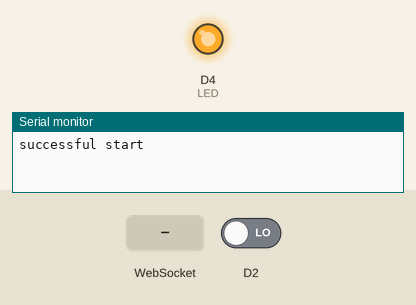
A sketch run on a simulated ESP8266 (NodeMCU). On the bench: output pins drawn as LEDs (lit = HIGH), the last lines printed to the serial monitor. Dashed ring = blinking. The inputs (shaded band) are chosen by the test bench; at power-on: D2 LOW. Storage starts empty; no radio packets arrive unless stated; pins used as bus, display or sensor lines are not drawn.

Above: at 0.1 s.
At 2.3 s:
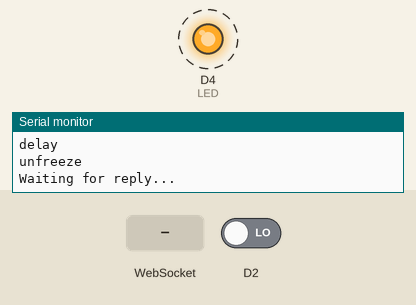
2.4 s: WebSocket text "1" received
6.9 s: WebSocket text "1s" received
Timing chart, 0 to 16.4 s (numbered marks = the images above; inputs shaded):
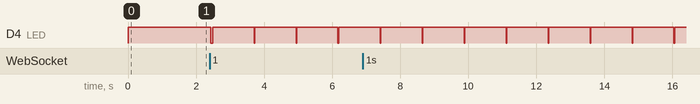

The sketch:

transmitter.ino
```cpp
#include <Arduino.h>
#include <ESP8266WiFi.h>
#include <ESPAsyncTCP.h>
#include <ESPAsyncWebServer.h>
#include "LittleFS.h"
#include <Arduino_JSON.h>
#include <Servo.h>  // Add the Servo library

#include <SPI.h>
#include <RH_RF95.h>

#define RFM95_CS 15
#define RFM95_RST 16
#define RFM95_INT 5

#define RF95_FREQ 915.0

#define LED 2

const char *ap_ssid = "Duh i kod";
const char *ap_password = "spiritcode";

// Replace with your network credentials
const char *ssid = "CC-Ext";
const char *password = "CCRasPiNetwork";

RH_RF95 rf95(RFM95_CS, RFM95_INT);


// Create AsyncWebServer object on port 80
AsyncWebServer server(80);
// Create a WebSocket object

AsyncWebSocket ws("/ws");

const char index_html[] PROGMEM = R"rawliteral(
<!DOCTYPE HTML>
<html>
<head>
    <title>ESP Car</title>
    <meta name="viewport" content="width=device-width, initial-scale=1">
    <link rel="icon" type="image/png" href="favicon.png">
    <link rel="stylesheet" type="text/css" href="style.css">
</head>
<body>
    <div class="topnav">
        <h1>ESP Car</h1>
    </div>
    <div class="content">
        <div class="card-grid">
            <div class="card">
                <p class="card-title">Steering</p>
                <p class="switch">
                    <input type="button" onclick="resetSliderPWM(this)" value="RESET">
                </p>
            </div>
            <div class="card">
                <p class="card-title">Steering</p>
                <p class="switch">
                    <input type="range" id="slider1" min="0" max="180" step="1" value="90" class="slider">
                </p>
                <p class="state">Angle: <span id="sliderValue1"></span></p>
            </div>
            <div class="card">
                <p class="card-title">Speed</p>
                <p class="switch">
                    <input type="range" id="slider2" min="50" max="115" step="1" value="90" class="slider">
                </p>
                <p class="state">Speed: <span id="sliderValue2"></span></p>
            </div>
        </div>
    </div>
    <script>
var gateway = `ws://${window.location.hostname}/ws`;
var websocket;
var lastSteeringValueSent = 90;
var lastPowerValueSent = 90;
var sendingThreshold = 10;
window.addEventListener('load', onload);
function onload(event) {
    initWebSocket();
}
function getValues(){
    websocket.send("getValues");
}
function initWebSocket() {
    console.log('Trying to open a WebSocket connection…');
    websocket = new WebSocket(gateway);
    websocket.onopen = onOpen;
    websocket.onclose = onClose;
    websocket.onmessage = onMessage;
}
function onOpen(event) {
    console.log('Connection opened');
    getValues();
}
function onClose(event) {
    console.log('Connection closed');
    setTimeout(initWebSocket, 2000);
}
function updateSliderPWM(element) {
    var sliderNumber = element.id.charAt(element.id.length-1);
    var sliderValue = document.getElementById(element.id).value;
    document.getElementById("sliderValue"+sliderNumber).innerHTML = sliderValue;

    if (sliderNumber == "1") {
      if (Math.abs(sliderValue - lastSteeringValueSent) >= sendingThreshold) {
        lastSteeringValueSent = sliderValue;
        websocket.send(sliderNumber+"s"+sliderValue.toString());
      }
    } else {
      if (Math.abs(sliderValue - lastPowerValueSent) >= sendingThreshold) {
        lastPowerValueSent = sliderValue;
        websocket.send(sliderNumber+"s"+sliderValue.toString());
      }
    }
}
function onMessage(event) {
    console.log(event.data);
    var myObj = JSON.parse(event.data);
    var keys = Object.keys(myObj);
    for (var i = 0; i < keys.length; i++){
        var key = keys[i];
        document.getElementById(key).innerHTML = myObj[key];
        document.getElementById("slider"+ (i+1).toString()).value = myObj[key];
    }
}

function sendSliderData() {
  updateSliderPWM(document.getElementById("slider1"));
  updateSliderPWM(document.getElementById("slider2"));
}

function resetSliderPWM() {
  document.getElementById("slider1").value = 90;
  document.getElementById("slider2").value = 90;
  updateSliderPWM(document.getElementById("slider1"));
  updateSliderPWM(document.getElementById("slider2"));
}
function setBorders(value, minval, maxval) {
  var diff = maxval - minval;
  return minval + (diff / 2) + (diff / 2) * value;
}

resetSliderPWM();
setInterval(sendSliderData, 150);
</script>
</body>
</html>
)rawliteral";

// Create Servo objects


String message = "";
String sliderValue1 = "0";
String sliderValue2 = "0";

int dutyCycle1;
int dutyCycle2;

// Json Variable to Hold Slider Values
JSONVar sliderValues;

// Get Slider Values
String getSliderValues() {
  sliderValues["sliderValue1"] = String(sliderValue1);
  sliderValues["sliderValue2"] = String(sliderValue2);

  String jsonString = JSON.stringify(sliderValues);
  return jsonString;
}

// Initialize LittleFS
void initFS() {
  if (!LittleFS.begin()) {
    Serial.println("An error has occurred while mounting LittleFS");
  } else {
    Serial.println("LittleFS mounted successfully");
  }
}

// Initialize WiFi
void initWiFi() {
  Serial.println(WiFi.softAP(ap_ssid, ap_password) ? "Ready" : "Failed!");

  Serial.print("Soft-AP IP address: ");
  Serial.println(WiFi.softAPIP());
  delay(1000);
}


void notifyClients(String sliderValues) {
  ws.textAll(sliderValues);
  Serial.println(sliderValues);
}


void handleWebSocketMessage(void *arg, uint8_t *data, size_t len) {
  AwsFrameInfo *info = (AwsFrameInfo *)arg;
  if (info->final && info->index == 0 && info->len == len && info->opcode == WS_TEXT) {
    data[len] = 0;
    message = (char *)data;
    if (message.indexOf("1s") >= 0) {  // STEERING SLIDER
      sliderValue1 = message.substring(2);
      dutyCycle1 = map(sliderValue1.toInt(), 0, 180, 0, 180);  // modify the map function to match the servo range (0-180)

      Serial.println(dutyCycle1);
      Serial.print(getSliderValues());
      notifyClients(getSliderValues());
    }
    if (message.indexOf("2s") >= 0) {  // SPEED SLIDER
      sliderValue2 = message.substring(2);
      dutyCycle2 = map(sliderValue2.toInt(), 0, 180, 0, 180);

      Serial.println(dutyCycle2);
      Serial.print(getSliderValues());
      notifyClients(getSliderValues());
    }
    if (strcmp((char *)data, "getValues") == 0) {
      notifyClients(getSliderValues());
    }
  }
}


void onEvent(AsyncWebSocket *server, AsyncWebSocketClient *client, AwsEventType type, void *arg, uint8_t *data, size_t len) {
  switch (type) {
    case WS_EVT_CONNECT:
      Serial.printf("WebSocket client #%u connected from %s\n", client->id(), client->remoteIP().toString().c_str());
      break;
    case WS_EVT_DISCONNECT:
      Serial.printf("WebSocket client #%u disconnected\n", client->id());
      break;
    case WS_EVT_DATA:
      handleWebSocketMessage(arg, data, len);
      break;
    case WS_EVT_PONG:
    case WS_EVT_ERROR:
      break;
  }
}


void initWebSocket() {
  ws.onEvent(onEvent);
  server.addHandler(&ws);
  Serial.println("WebSocket");
}


void setup() {
  Serial.begin(9600);
  Serial.println("successful start");

  pinMode(LED, OUTPUT);
  digitalWrite(LED,HIGH);
  pinMode(RFM95_RST, OUTPUT);
  digitalWrite(RFM95_RST, HIGH);
  delay(100);

  pinMode(D2, INPUT);

  Serial.println();

  Serial.println("Gateway Module starting…");

  digitalWrite(RFM95_RST, LOW);
  delay(10);
  digitalWrite(RFM95_RST, HIGH);
  delay(10);

  while (!rf95.init()) {
    Serial.println("LoRa radio init failed");
    while (1);
  }

  Serial.println("LoRa radio init OK!");

  if (!rf95.setFrequency(RF95_FREQ)) {

    Serial.println("setFrequency failed");

    while (1);

  }

  Serial.print("Set Freq to: ");
  Serial.println(RF95_FREQ);
  rf95.setTxPower(23, false);

  initFS();
  initWiFi();
  initWebSocket();

  // Web Server Root URL
  server.on("/", HTTP_GET, [](AsyncWebServerRequest *request) {
    request->send(200, "text/html", index_html);
  });

  server.serveStatic("/", LittleFS, "/");

  // Start server
  server.begin();
}

int prevEngPower = 90;

String dec2hex(int val) {
  char alphabet[17] = "0123456789ABCDEF";
  String res;

  res += alphabet[val / 16];
  res += alphabet[val % 16];

  return res;
}


void loop() {
  // steering.write(dutyCycle1); // dutyCycle1 contains the first slider value already converted to degrees

  Serial.println("Sending to car №96");
  // Send a message to rf95_server

  char radiopacket[32] = "96|      ";

  // a bad way to write stuff into the packet, but should work

  Serial.print("Cycle values: ");
  Serial.print(dutyCycle1);
  Serial.print(" ");
  Serial.println(dutyCycle2);

  String steeringValueHex = dec2hex(dutyCycle1);
  radiopacket[3] = steeringValueHex[0];
  radiopacket[4] = steeringValueHex[1];

  String powerValueHex = dec2hex(dutyCycle2);
  radiopacket[5] = powerValueHex[0];
  radiopacket[6] = powerValueHex[1];

  if (digitalRead(D2)) {
    radiopacket[7] = '1';
  } else {
    radiopacket[7] = '0';
  }

  radiopacket[8] = dec2hex((dutyCycle1 + dutyCycle2) % 16)[1];

  Serial.print("Sending ");
  Serial.println(radiopacket);
  radiopacket[31] = 0;

  Serial.println("Sending...");
  delay(10);
  rf95.send((uint8_t *)radiopacket, 20);

  digitalWrite(LED, HIGH);

  Serial.println("Waiting for packet to complete...");
  delay(10);
  Serial.println("delay");
  rf95.waitPacketSent();
  Serial.println("unfreeze");
  // Now wait for a reply
  uint8_t buf[RH_RF95_MAX_MESSAGE_LEN];
  uint8_t len = sizeof(buf);

  Serial.println("Waiting for reply...");
  delay(10);

  if (rf95.waitAvailableTimeout(1000)) {
    // Should be a reply message for us now
    if (rf95.recv(buf, &len)) {
      if (buf[0] == '9' && buf[1] == '6' && buf[2] == '|') {
        Serial.print("Got reply: ");
        Serial.println((char *)buf);
        Serial.print("RSSI: ");
        Serial.println(rf95.lastRssi(), DEC);
      }
    } else {
      Serial.println("Receive failed");
    }
  } else {
    Serial.println("No reply, is there a listener around?");
  }

  delay(100);
  digitalWrite(LED, LOW);
}
```

Measured:
- by itself, D4 (LED): alternates HIGH for 1.2 s and LOW for 0.02 s
